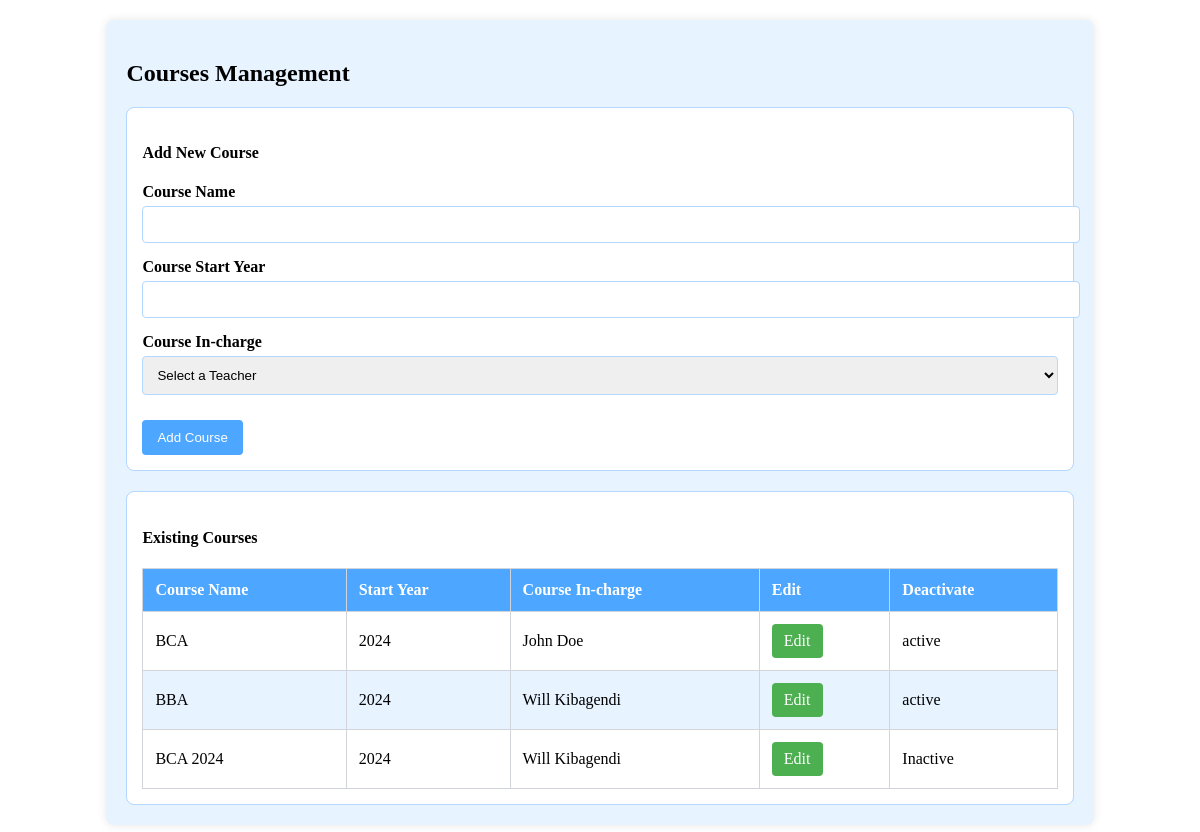
Page /Admin/courses.php on the committed database.
### tables this page shows
CREATE TABLE `tblcourse` (
  `course_id` int(11) NOT NULL,
  `course_name` varchar(30) NOT NULL,
  `course_start` year(4) NOT NULL
);

### Admin/courses.php (the view, shortened to what this page needs)
<?php
include('../includes/dbcon.php');
$sql = "
    SELECT
        c.course_id,
        c.course_name,
        c.course_start,
        ci.tea_id,
        CONCAT(t.tea_firstName, ' ', t.tea_lastName) as teacher_name,
        ci.isActive
    FROM
        tblcourse AS c
    LEFT JOIN
        tblcourseincharge AS ci ON c.course_id = ci.course_id
    LEFT JOIN
        tblteachers AS t ON ci.tea_id = t.tea_id";
$courses_result = $conn->query($sql);
?>
<!DOCTYPE html>
<html lang="en">
<head>
</head>
<body>
    <div class="course-section">
        <h2 class="text-center">Courses Management</h2>
        <div class="form-container">
            <h4>Add New Course</h4>
            <form method="POST" action="courses.php">
                <div class="form-row">
                    <label for="course_name">Course Name</label>
                    <input type="text" name="course_name" required>
                </div>
                <div class="form-row">
                    <label for="course_start">Course Start Year</label>
                    <input type="number" name="course_start" required min="2000" max="2100">
                </div>
                <div class="form-row">
                    <label for="teacher_id">Course In-charge</label>
                    <select name="teacher_id" required>
                        <option value="" disabled selected>Select a Teacher</option>
                    </select>
                </div>
                <button type="submit" class="submit-btn" name="add_course">Add Course</button>
            </form>
        </div>
        <div class="table-container">
            <h4>Existing Courses</h4>
            <table>
                <thead>
                    <tr>
                        <th>Course Name</th>
                        <th>Start Year</th>
                        <th>Course In-charge</th>
                        <th>Edit</th>
                        <th>Deactivate</th>
                    </tr>
                </thead>
                <tbody>
                    <?php if ($courses_result->num_rows > 0): ?>
                        <?php while ($course = $courses_result->fetch_assoc()): ?>
                            <tr>
                                <td><?= htmlspecialchars($course['course_name']) ?></td>
                                <td><?= htmlspecialchars($course['course_start']) ?></td>
                                <td><?= htmlspecialchars($course['teacher_name']) ?></td>
                                <td>
                                    <a href="edit_course.php?course_id=<?= $course['course_id'] ?>&teacher_id=<?= $course['tea_id'] ?>" class="btn btn-edit">Edit</a>
                                </td>
                                <td>
                                    <?php if ($course['isActive']): ?>
                                        <span>active</span>
                                    <?php else: ?>
                                        <span>Inactive</span>
                                    <?php endif; ?>
                                </td>
                            </tr>
                        <?php endwhile; ?>
                    <?php else: ?>
                        <tr>
                            <td colspan="5" class="text-center">No Courses Available</td>
                        </tr>
                    <?php endif; ?>
                </tbody>
            </table>
        </div>
    </div>
</body>
</html>

### Admin/courses.php (style rules this page uses)
.course-section { background-color: #e7f3ff; width: 80%; margin: 20px auto; padding: 20px; border-radius: 8px; box-shadow: 0 0 10px rgba(0, 0, 0, 0.1); }
.form-container, .table-container { padding: 15px; border: 1px solid #b3d7ff; background-color: #ffffff; border-radius: 8px; margin-top: 20px; }
.form-row { display: flex; flex-direction: column; margin-bottom: 15px; }
.form-row label { margin-bottom: 5px; font-weight: bold; }
.form-row input, .form-row select { padding: 10px; border: 1px solid #b3d7ff; border-radius: 4px; width: 100%; }
.submit-btn { background-color: #4da6ff; color: #fff; padding: 10px 15px; border: none; border-radius: 4px; cursor: pointer; margin-top: 10px; }
table { width: 100%; border-collapse: collapse; margin-top: 20px; }
table, th, td { border: 1px solid #d1d5db; }
th, td { padding: 12px; text-align: left; }
th { background-color: #4da6ff; color: #fff; }
tr:nth-child(even) { background-color: #e7f3ff; }
.btn { padding: 8px 12px; color: #fff; text-decoration: none; border-radius: 4px; display: inline-block; }
.btn-edit { background-color: #4CAF50; }

### rows in the picture
tblcourse: course_name "BCA", course_start "2024", teacher_name "John Doe"
tblcourse: course_name "BBA", course_start "2024", teacher_name "Will Kibagendi"
tblcourse: course_name "BCA 2024", course_start "2024", teacher_name "Will Kibagendi", shows "Inactive"
